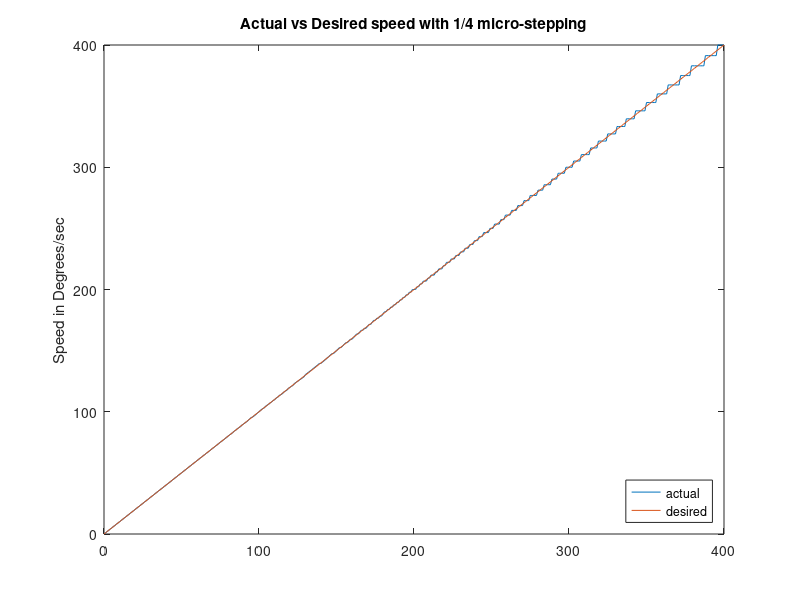
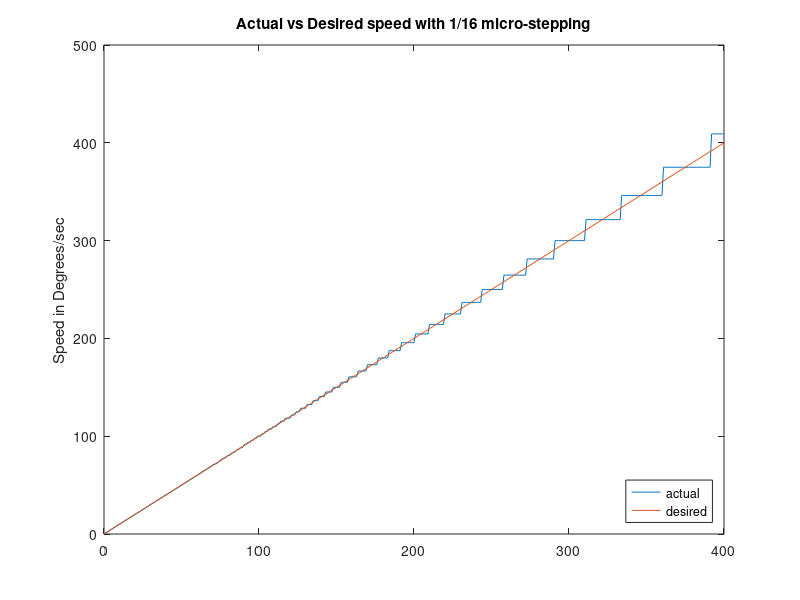
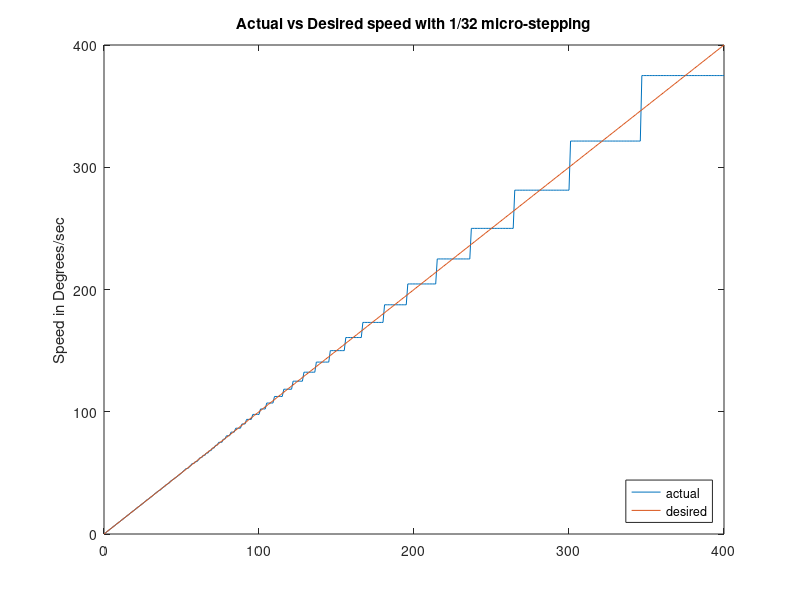
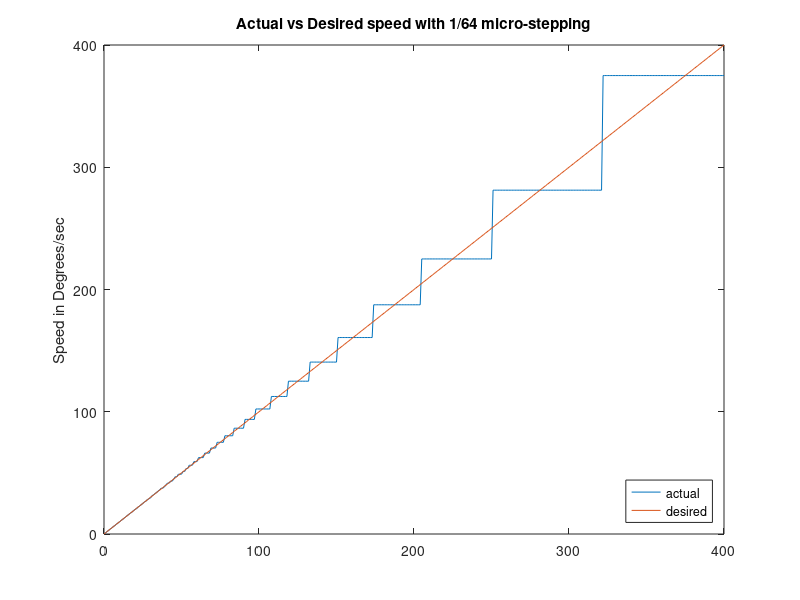

Write MATLAB code to recreate these figures, in order.
MAX_SPEED = 40e3;
stepper_resolution = 1.8/16.0;
steps_in_angle = round(1/stepper_resolution);

% observe steps drift with more resolution
64/1.8
32/1.8
16/1.8
4/1.8
2/1.8
1/1.8

% simulate deg/sec
desired = [0:400];

stepper_resolution = 1.8/4;
real = MAX_SPEED.*stepper_resolution./round(MAX_SPEED./(desired./stepper_resolution));
figure(1);
plot(desired, real, desired,desired);
title('Actual vs Desired speed with 1/4 micro-stepping');
legend({'actual','desired'},'Location','southeast');
ylabel('Speed in Degrees/sec') ;



stepper_resolution = 1.8/16;
real = MAX_SPEED.*stepper_resolution./round(MAX_SPEED./(desired./stepper_resolution));
figure(2);
plot(desired, real, desired,desired);
title('Actual vs Desired speed with 1/16 micro-stepping');
legend({'actual','desired'},'Location','southeast');
ylabel('Speed in Degrees/sec') ;



stepper_resolution = 1.8/32;
real = MAX_SPEED.*stepper_resolution./round(MAX_SPEED./(desired./stepper_resolution));
figure(3)
plot(desired, real, desired,desired);
title('Actual vs Desired speed with 1/32 micro-stepping');
legend({'actual','desired'},'Location','southeast');
ylabel('Speed in Degrees/sec') ;



stepper_resolution = 1.8/64;
real = MAX_SPEED.*stepper_resolution./round(MAX_SPEED./(desired./stepper_resolution));
figure(4)
plot(desired, real, desired,desired);
title('Actual vs Desired speed with 1/64 micro-stepping');
legend({'actual','desired'},'Location','southeast');
ylabel('Speed in Degrees/sec') ;



% this simulates steps/sec instead of dergrees/sec
desired = [0:3000];
real = MAX_SPEED./round(MAX_SPEED./desired);
figure(5)
plot(desired, real, desired, desired)
title('Actual vs Desired speed in Steps/sec ');
legend({'actual','desired'},'Location','southeast');
ylabel('Speed in Step/sec') ;

